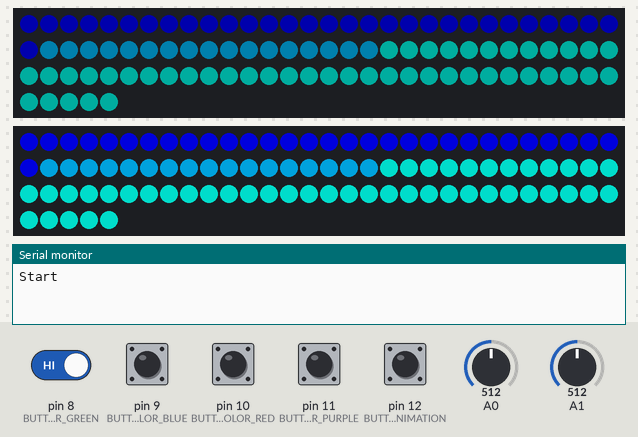
The sketch below on a simulated Arduino Uno, built with avr-gcc and run on an emulated ATmega328P. Shown: 2 × 95 RGB LEDs in strip order, left to right, continuing on the next row, the last lines printed to the serial monitor. Inputs (shaded band) come from the test bench; at power-on: pin 8 (BUTTON_COLOR_GREEN), pin 9 (BUTTON_COLOR_BLUE), pin 10 (BUTTON_COLOR_RED), pin 11 (BUTTON_COLOR_PURPLE), pin 12 (BUTTON_ANIMATION) HIGH, A0 = 512, A1 = 512. Dim RGB values are drawn brighter than linear.

Above: at 3.3 s.
3.4 s: pin 12 (BUTTON_ANIMATION) pulled LOW for 0.15 s
4.1 s: pin 12 (BUTTON_ANIMATION) pulled LOW for 1 s
At 4.7 s:
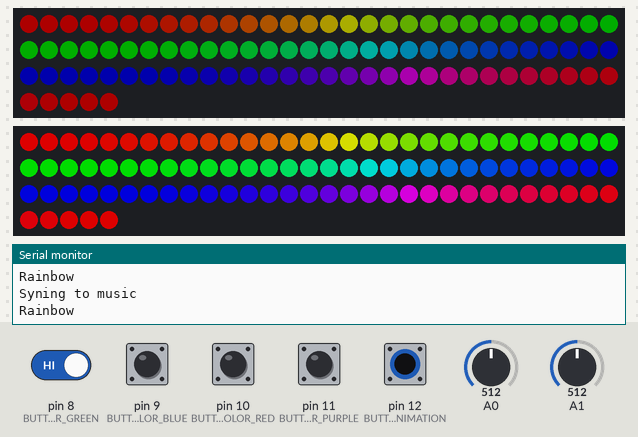
5.7 s: pin 8 (BUTTON_COLOR_GREEN) driven LOW and pin 12 (BUTTON_ANIMATION) driven LOW
8.7 s: pin 12 (BUTTON_ANIMATION) driven HIGH
At 10.2 s:
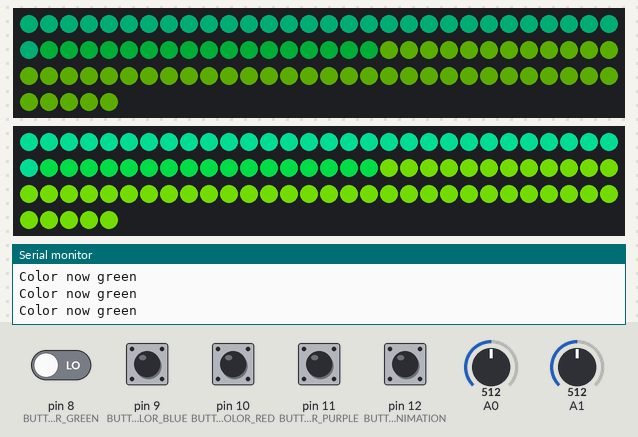
10.5 s: pin 10 (BUTTON_COLOR_RED) pulled LOW for 1 s
At 11.6 s:
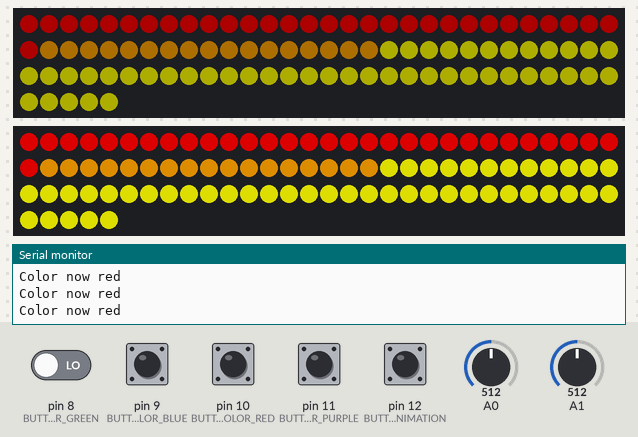
13.3 s: A0 set to 900
Timing chart, 0 to 16.3 s (numbered marks = the images above; inputs shaded):
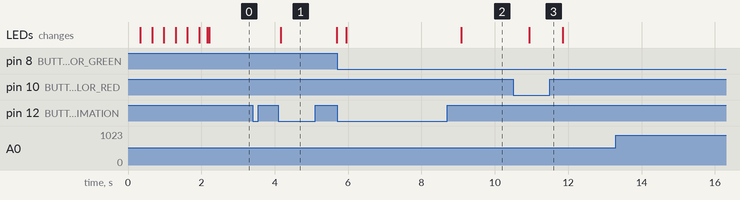

The sketch:

FrequencyMeter.ino
```cpp
#include <Adafruit_NeoPixel.h>
#ifdef __AVR__
 #include <avr/power.h> // Required for 16 MHz Adafruit Trinket
#endif

/*+
 *colorWipe(strip.Color(255,   0,   0), 50); // Red
  colorWipe(strip.Color(  0, 255,   0), 50); // Green
  colorWipe(strip.Color(  0,   0, 255), 50); // Blue
  theaterChase(strip.Color(127, 127, 127), 50); // White, half brightness
 *
 *
 */

// Which pin on the Arduino is connected to the NeoPixels?
// On a Trinket or Gemma we suggest changing this to 1:
#define STRIP_PIN 6
#define STRING_PIN 5

// Buttons
#define BUTTON_ANIMATION 12
#define BUTTON_COLOR_BLUE 9
#define BUTTON_COLOR_RED 10
#define BUTTON_COLOR_GREEN 8
#define BUTTON_COLOR_PURPLE 11

// How many NeoPixels are attached to the Arduino?
#define STRIP_COUNT 95 // small is 29
#define STRING_COUNT 95 // small is 29

int minFrequence = 45; // Min input frequence it needs to actually enlighten an LED
int maxFrequence = 2000; // Max frequence we want to visualise.
int lastIndex = 0; // This contains on what LED we stopped on the last loop round
uint32_t currentColor1 = 0;
uint32_t currentColor2 = 0;
uint32_t currentColor3 = 0;
int currentAnimation = 0; // 0 = sync to music, 1 = rainbow

Adafruit_NeoPixel strip(STRIP_COUNT, STRIP_PIN, NEO_GRB + NEO_KHZ800);
Adafruit_NeoPixel string(STRING_COUNT, STRING_PIN, NEO_GRB + NEO_KHZ800);

void setup()
{
  Serial.begin(9600);
  Serial.println("Start");

  // Init the first color
  currentColor1 = strip.Color(0, 0, 255); // deep blue
  currentColor2 = strip.Color(0, 187, 255); // light blue
  currentColor3 = strip.Color(0, 255, 234); // turkis

  // Init the string
  string.begin();
  string.show();
  string.setBrightness(50);
  // Init the LED Strip
  strip.begin();           // INITIALIZE NeoPixel strip object (REQUIRED)
  strip.show();            // Turn OFF all pixels ASAP
  strip.setBrightness(150); // Set BRIGHTNESS to about 1/5 (max = 255)

  // Init the audio input
  pinMode(STRIP_PIN, OUTPUT);
  pinMode(STRING_PIN, OUTPUT);

  // Init the buttons
  pinMode(BUTTON_COLOR_BLUE, INPUT);
  pinMode(BUTTON_COLOR_RED, INPUT);
  pinMode(BUTTON_COLOR_GREEN, INPUT);
  pinMode(BUTTON_COLOR_PURPLE, INPUT);
  pinMode(BUTTON_ANIMATION, INPUT);

  digitalWrite(BUTTON_COLOR_BLUE, HIGH);
  digitalWrite(BUTTON_COLOR_RED, HIGH);
  digitalWrite(BUTTON_COLOR_GREEN, HIGH);
  digitalWrite(BUTTON_COLOR_PURPLE, HIGH);
  digitalWrite(BUTTON_ANIMATION, HIGH);

  // Perform a small startup animation
  startupAnimation();
}

//this function will make the LED dim once the Parallax Sound Impact Sensor sends a 1 signal, and then return to it’s original brightness.
void loop()
{
  /*Serial.print("A0: ");
  Serial.print(analogRead(A0));
  Serial.print(" | A1: ");
  Serial.print(analogRead(A1));
  int sensorValue = analogRead(A0) + analogRead(A1);
  float voltage= sensorValue * (5.0 / 1023.0);
  Serial.print(" | voltage: ");
  Serial.print(voltage);
  Serial.println("");*/

  changeAnimation();
  changeColor();

  // Change the mood of the current animation
  if(currentAnimation == 0)
  {
    updateLEDs(analogRead(A0) + analogRead(A1));
  }
  else if(currentAnimation == 1)
  {
    rainbow();
  }

  delay(0);
}

// Handle the chaning of animation by a button press
void changeAnimation()
{
  int currentButtonState = digitalRead(BUTTON_ANIMATION);

  // Switch the state of the button
  if(currentButtonState == LOW)
  {
    if(currentAnimation == HIGH)
    {
      currentAnimation = 0;
      Serial.println("Syning to music");
      strip.clear();
      string.clear();
    }
    else
    {
      currentAnimation = 1;
      Serial.println("Rainbow");
      strip.clear();
      string.clear();
    }
    delay(500);
  }
}

// Handle the button events to change the color accordingly
void changeColor()
{
  int buttonStateBlue = digitalRead(BUTTON_COLOR_BLUE);
  if(buttonStateBlue == LOW)
  {
    currentColor1 = strip.Color(0, 0, 255); // deep blue
    currentColor2 = strip.Color(0, 187, 255); // light blue
    currentColor3 = strip.Color(0, 255, 234); // turkis
    Serial.println("Color now blue");
    delay(200);
    return;
  }

  int buttonStateRed = digitalRead(BUTTON_COLOR_RED);
  if(buttonStateRed == LOW)
  {
    currentColor1 = strip.Color(255, 0, 0); // deep red
    currentColor2 = strip.Color(255, 162, 0); // orange
    currentColor3 = strip.Color(255, 255, 0); // yellow
    Serial.println("Color now red");
    delay(200);
    return;
  }

  int buttonStateGreen = digitalRead(BUTTON_COLOR_GREEN);
  if(buttonStateGreen == LOW)
  {
    currentColor1 = strip.Color(3, 252, 169); // blueish green
    currentColor2 = strip.Color(3, 252, 82); // green
    currentColor3 = strip.Color(132, 252, 3); // lime
    Serial.println("Color now green");
    delay(200);
    return;
  }

  int buttonStatePurple = digitalRead(BUTTON_COLOR_PURPLE);
  if(buttonStatePurple == LOW)
  {
    currentColor1 = strip.Color(150, 0, 255); // dark lila
    currentColor2 = strip.Color(208, 0, 255); // light lila
    currentColor3 = strip.Color(255, 0, 238); // pink
    Serial.println("Color now pruple");
    delay(200);
    return;
  }
}

// Update the LEDS according to the given frequence
void updateLEDs(int index)
{
  // This is the sweet spot, when the video is usually pasued.
  float voltage= index * (5.0 / 1023.0);
  if(voltage > 0.44f && voltage < 0.45f)
  {
    strip.clear();
    string.clear();
    strip.show();
    string.show();

    delay(0);
    return;
  }

  if(index > minFrequence && index < maxFrequence)
  {
      for(int i = 0; i < index / 2; i++)
      {
        setLEDColorByIndex(i);
        delay(0);
      }
      for(int i = index / 2; i < string.numPixels(); i++)
      {
         strip.setPixelColor(i, strip.Color(0, 0, 0));
         string.setPixelColor(i, strip.Color(0, 0, 0));
         delay(0);
      }
      lastIndex = index / 2;
  }
  else
  {
    lastIndex--;
    strip.setPixelColor(lastIndex, strip.Color(0, 0, 0));
    string.setPixelColor(lastIndex, strip.Color(0, 0, 0));
  }

  strip.show();
  string.show();
}

// Sets the currentColor according to the current index
void setLEDColorByIndex(int i)
{
   if(i < strip.numPixels() / 3)
   {
     strip.setPixelColor(i, currentColor1);
     string.setPixelColor(i, currentColor1);
   }
   else if(i >= strip.numPixels() / 3 && i <= strip.numPixels() / 2)
   {
     strip.setPixelColor(i, currentColor2);
     string.setPixelColor(i, currentColor2);
   }
   else if(i > strip.numPixels() / 2)
   {
     strip.setPixelColor(i, currentColor3);
     string.setPixelColor(i, currentColor3);
   }
}

// Makes the led play a rainbow
void rainbow()
{
  for(long firstPixelHue = 0; firstPixelHue < 5*65536; firstPixelHue += 256)
  {
    // the rainbow takes a while. We have to check if the user wants to chagen animation in the ranbow loop.
    changeAnimation();

    if(currentAnimation == 0)
    {
          return;
    }

    for(int i=0; i<strip.numPixels(); i++)
    {
      int pixelHue = firstPixelHue + (i * 65536L / strip.numPixels());
      strip.setPixelColor(i, strip.gamma32(strip.ColorHSV(pixelHue)));
      string.setPixelColor(i, string.gamma32(string.ColorHSV(pixelHue)));
    }
    strip.show(); // Update strip with new contents
    string.show();
    delay(10);  // Pause for a moment
  }
}

void startupAnimation()
{
  for(int i = 0; i < string.numPixels(); i++)
  {
    string.setPixelColor(i, string.Color(255,255,255));
    strip.setPixelColor(i, string.Color(255,255,255));

    string.show();
    strip.show();
    delay(15);
  }
}
```

Measured:
- after the input at 8.7 s, the LEDs: change after 0.38 s (image 2)
- after the input at 10.5 s, the LEDs: change after 0.43 s (image 3)
